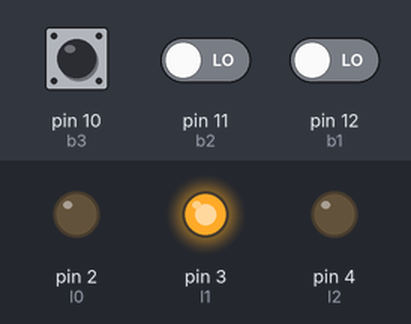
A sketch run on a simulated Arduino Uno, built with avr-gcc and run on an emulated ATmega328P. On the bench: output pins drawn as LEDs (lit = HIGH). The inputs (shaded band) are chosen by the test bench; at power-on: pin 10 (b3) HIGH, pin 12 (b1) LOW, pin 11 (b2) LOW.

Above: at 1.2 s.
1.3 s: pin 10 (b3) pulled LOW for 0.15 s
At 2.8 s:
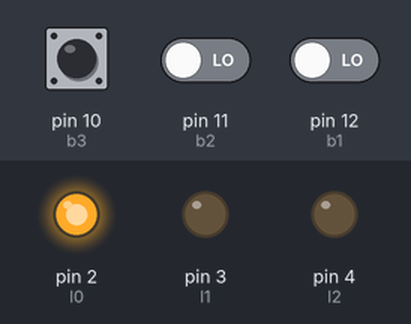
4.4 s: pin 12 (b1) driven HIGH
At 5.7 s:
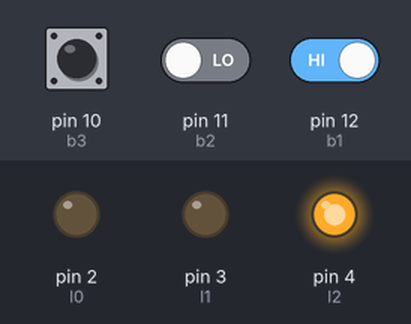
7.4 s: pin 10 (b3) pulled LOW for 1 s
At 10.9 s:
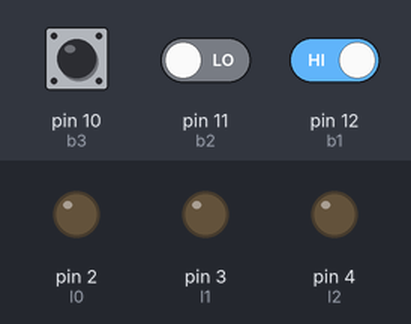
11.4 s: pin 10 (b3) pulled LOW for 3.2 s
At 12.2 s:
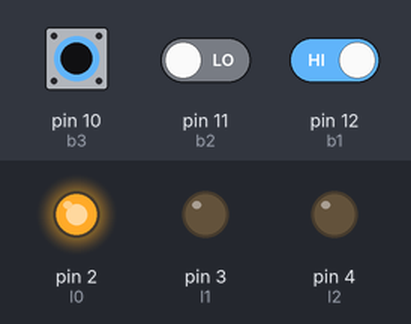
Timing chart, 0 to 16.0 s (numbered marks = the images above; inputs shaded):
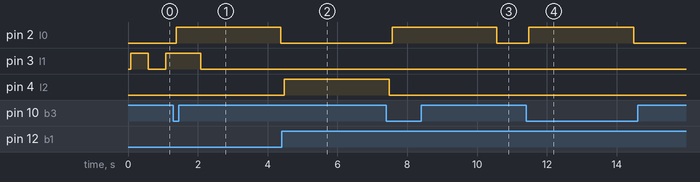

Measured:
- after the input at 1.3 s, pin 2 (l0): LOW → HIGH after 0.08 s, → LOW 3.0 s later
- after the input at 4.4 s, pin 4 (l2): LOW → HIGH after 0.08 s
- after the input at 7.4 s, pin 2 (l0): LOW → HIGH after 0.16 s, → LOW 3.0 s later
- after the input at 11.4 s, pin 2 (l0): LOW → HIGH after 0.08 s, → LOW 3.0 s later

The sketch:

30_0660_1174.ino
```cpp
#define b1 12
#define b2 11
#define b3 10
#define l2 4
#define l1 3
#define l0 2
#define delayTime 80
#define toggleLED(x, i)                         \
    {                                           \
        if (millis() - cooldown[i] > delayTime) \
        {                                       \
            ledStartTime[i] = millis();         \
            ledState[i] = !ledState[i];         \
            digitalWrite(x, ledState[i]);       \
        }                                       \
        cooldown[i] = millis();                 \
    }
bool ledState[3] = {LOW, LOW, LOW};
long int ledStartTime[3] = {0, -2000, 0};
int button[3] = {b1, b2, b3};
bool buttonState[3] = {LOW, HIGH, HIGH};
bool reading[3];
bool lastButtonState[3] = {LOW, HIGH, HIGH};
unsigned long long int lastDebounceTime[3];
unsigned long long int cooldown[3];
bool yellow = LOW;
void debounce(int i)
{
    reading[i] = digitalRead(button[i]);
    if (reading[i] != lastButtonState[i])
        lastDebounceTime[i] = millis();

    if (millis() - lastDebounceTime[i] > delayTime)
    {
        buttonState[i] = reading[i];
    }
    lastButtonState[i] = reading[i];
}
void setup()
{
    Serial.begin(9600);
    pinMode(l0, OUTPUT);
    pinMode(l1, OUTPUT);
    pinMode(l2, OUTPUT);
    pinMode(b1, INPUT);        //PULLDOWN
    pinMode(b2, INPUT);        //PULLUP
    pinMode(b3, INPUT_PULLUP); //PULLUPBUILTIN
}
void loop()
{
    debounce(0); // b1 RED
    if (!ledState[0])
    {
        debounce(2); // b3 GREEN
        if (!ledState[2])
            debounce(1); // b2 YELLOW
    }
    if (millis() - ledStartTime[0] > 3000) // RED
    {
        ledState[0] = LOW;
        digitalWrite(l2, ledState[0]);
    }
    if (millis() - ledStartTime[2] > 3000) //GREEN
    {
        ledState[2] = LOW;
        digitalWrite(l0, ledState[2]);
    }
    if (millis() - ledStartTime[1] > 2000) // YELLOW
    {
        ledState[1] = LOW;
        digitalWrite(l1, ledState[1]);
    }
    else
    {
        if (millis() - ledStartTime[1] < 500)
        {
            yellow = HIGH;
            digitalWrite(l1, yellow);
        }
        else if (millis() - ledStartTime[1] < 1000)
        {
            yellow = LOW;
            digitalWrite(l1, yellow);
        }
        else if (millis() - ledStartTime[1] < 1500)
        {
            yellow = HIGH;
            digitalWrite(l1, yellow);
        }
    }
    //Setting LED
    if (buttonState[0] == HIGH)
        toggleLED(l2, 0)
    if (buttonState[1] == LOW)
        toggleLED(l1, 1)
    if (buttonState[2] == LOW)
        toggleLED(l0, 2)
}
```
